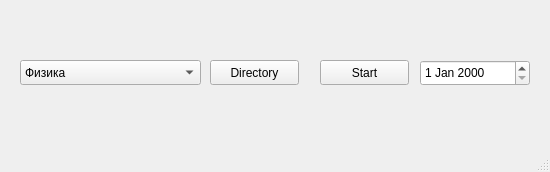
<?xml version="1.0" encoding="UTF-8"?>
<ui version="4.0">
 <class>MainWindow</class>
 <widget class="QMainWindow" name="MainWindow">
  <property name="geometry">
   <rect>
    <x>0</x>
    <y>0</y>
    <width>550</width>
    <height>172</height>
   </rect>
  </property>
  <property name="windowTitle">
   <string>MainWindow</string>
  </property>
  <widget class="QWidget" name="centralwidget">
   <widget class="QComboBox" name="subjBox">
    <property name="geometry">
     <rect>
      <x>20</x>
      <y>60</y>
      <width>181</width>
      <height>25</height>
     </rect>
    </property>
    <item>
     <property name="text">
      <string>Физика</string>
     </property>
    </item>
    <item>
     <property name="text">
      <string>Алгебра</string>
     </property>
    </item>
    <item>
     <property name="text">
      <string>Геометрия</string>
     </property>
    </item>
    <item>
     <property name="text">
      <string>Русский язык</string>
     </property>
    </item>
    <item>
     <property name="text">
      <string>Литература</string>
     </property>
    </item>
    <item>
     <property name="text">
      <string>Английский язык</string>
     </property>
    </item>
    <item>
     <property name="text">
      <string>Обществознание</string>
     </property>
    </item>
    <item>
     <property name="text">
      <string>История</string>
     </property>
    </item>
    <item>
     <property name="text">
      <string>ИП</string>
     </property>
    </item>
   </widget>
   <widget class="QDateEdit" name="dateEdit">
    <property name="geometry">
     <rect>
      <x>420</x>
      <y>60</y>
      <width>110</width>
      <height>26</height>
     </rect>
    </property>
   </widget>
   <widget class="QPushButton" name="startButton">
    <property name="geometry">
     <rect>
      <x>320</x>
      <y>60</y>
      <width>89</width>
      <height>25</height>
     </rect>
    </property>
    <property name="text">
     <string>Start</string>
    </property>
   </widget>
   <widget class="QPushButton" name="dirButton">
    <property name="geometry">
     <rect>
      <x>210</x>
      <y>60</y>
      <width>89</width>
      <height>25</height>
     </rect>
    </property>
    <property name="text">
     <string>Directory</string>
    </property>
   </widget>
  </widget>
  <widget class="QMenuBar" name="menubar">
   <property name="geometry">
    <rect>
     <x>0</x>
     <y>0</y>
     <width>550</width>
     <height>22</height>
    </rect>
   </property>
  </widget>
  <widget class="QStatusBar" name="statusbar"/>
 </widget>
 <resources/>
 <connections/>
</ui>
